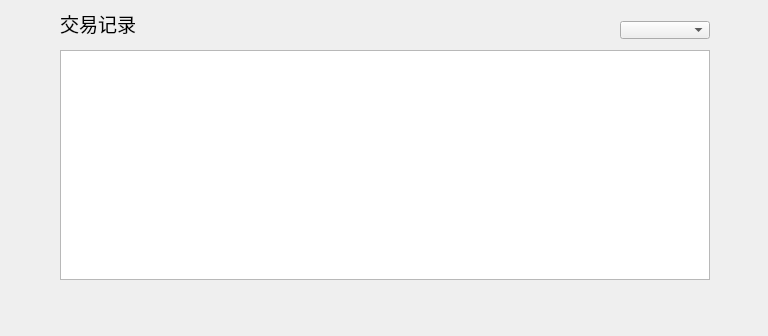
<?xml version="1.0" encoding="UTF-8"?>
<ui version="4.0">
 <class>ContactInfoHistoryWidget</class>
 <widget class="QWidget" name="ContactInfoHistoryWidget">
  <property name="geometry">
   <rect>
    <x>0</x>
    <y>0</y>
    <width>768</width>
    <height>336</height>
   </rect>
  </property>
  <property name="font">
   <font>
    <family>Microsoft YaHei UI Light</family>
   </font>
  </property>
  <property name="windowTitle">
   <string>Form</string>
  </property>
  <widget class="QLabel" name="title_label">
   <property name="geometry">
    <rect>
     <x>60</x>
     <y>10</y>
     <width>300</width>
     <height>26</height>
    </rect>
   </property>
   <property name="font">
    <font>
     <pointsize>14</pointsize>
    </font>
   </property>
   <property name="text">
    <string>交易记录</string>
   </property>
  </widget>
  <widget class="QComboBox" name="assetComboBox">
   <property name="geometry">
    <rect>
     <x>620</x>
     <y>21</y>
     <width>90</width>
     <height>18</height>
    </rect>
   </property>
  </widget>
  <widget class="QTableWidget" name="transferRecordTableWidget">
   <property name="geometry">
    <rect>
     <x>60</x>
     <y>50</y>
     <width>650</width>
     <height>230</height>
    </rect>
   </property>
   <attribute name="horizontalHeaderVisible">
    <bool>false</bool>
   </attribute>
   <attribute name="verticalHeaderVisible">
    <bool>false</bool>
   </attribute>
   <column>
    <property name="text">
     <string>区块高度</string>
    </property>
    <property name="font">
     <font>
      <family>Microsoft YaHei UI Light</family>
     </font>
    </property>
    <property name="textAlignment">
     <set>AlignCenter</set>
    </property>
   </column>
   <column>
    <property name="text">
     <string>我的地址</string>
    </property>
    <property name="font">
     <font>
      <family>Microsoft YaHei UI Light</family>
     </font>
    </property>
    <property name="textAlignment">
     <set>AlignCenter</set>
    </property>
   </column>
   <column>
    <property name="text">
     <string>数量</string>
    </property>
    <property name="font">
     <font>
      <family>Microsoft YaHei UI Light</family>
     </font>
    </property>
    <property name="textAlignment">
     <set>AlignCenter</set>
    </property>
   </column>
   <column>
    <property name="text">
     <string>手续费</string>
    </property>
    <property name="font">
     <font>
      <family>Microsoft YaHei UI Light</family>
     </font>
    </property>
    <property name="textAlignment">
     <set>AlignCenter</set>
    </property>
   </column>
   <column>
    <property name="text">
     <string>交易ID</string>
    </property>
    <property name="font">
     <font>
      <family>Microsoft YaHei UI Light</family>
     </font>
    </property>
    <property name="textAlignment">
     <set>AlignCenter</set>
    </property>
   </column>
   <column>
    <property name="text">
     <string>交易状态</string>
    </property>
    <property name="font">
     <font>
      <family>Microsoft YaHei UI Light</family>
     </font>
    </property>
    <property name="textAlignment">
     <set>AlignCenter</set>
    </property>
   </column>
  </widget>
  <widget class="QStackedWidget" name="stackedWidget">
   <property name="geometry">
    <rect>
     <x>0</x>
     <y>290</y>
     <width>770</width>
     <height>41</height>
    </rect>
   </property>
  </widget>
 </widget>
 <resources/>
 <connections/>
</ui>
